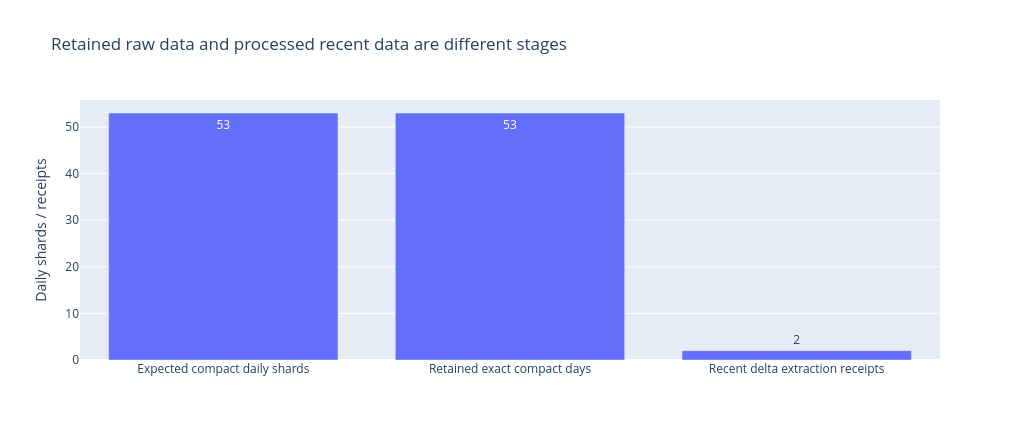

The code cell stored with this chart in its notebook:
### Markdown cell above
## Coverage ledger
Raw-day coverage means the exact manifest identity is retained with a matching checksum receipt. Reused S3 objects are not re-downloaded merely to rehash them. The latest community snapshot can lag the organizer index.

### Code cell
expected=M.get('compact_days',0); kept=C.get('raw_daily_count',0)
processed=sum(x.get('delta_receipt_exists',False) for x in C.get('recent_delta_processing',[]))
fig=go.Figure(go.Bar(x=['Expected compact daily shards','Retained exact compact days','Recent delta extraction receipts'],y=[expected,kept,processed],text=[expected,kept,processed],textposition='auto'))
fig.update_layout(title='Retained raw data and processed recent data are different stages',yaxis_title='Daily shards / receipts',height=440,width=1020)
show(fig)
print('Remaining compact files:',[x['name'] for x in C.get('missing_after',[])])
print('All full organizer payloads retained:',False)

### Figure 1 — Plotly figure (JSON) as saved in the notebook; plotly's stock layout.template omitted (floating-point values rounded to 4 significant figures)
{"data": [{"text": ["53", "53", "2"], "textposition": "auto", "type": "bar", "x": ["Expected compact daily shards", "Retained exact compact days", "Recent delta extraction receipts"], "y": [53, 53, 2]}], "layout": {"height": 440, "title": {"text": "Retained raw data and processed recent data are different stages"}, "width": 1020, "yaxis": {"title": {"text": "Daily shards / receipts"}}}}
